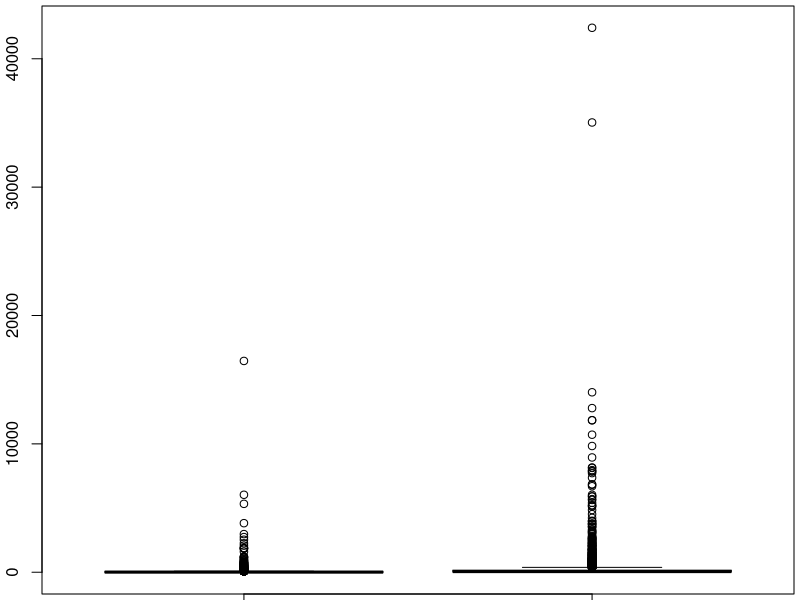

Write R code to recreate this figure.
group1data = read.csv("only_github 2.csv")
group2data = read.csv("both_google_github 1.csv")

par(mar=c(0.2,2,0.2,0.2)+0.1)
p <- boxplot(group1data$num_commits, group2data$num_commits, name=c("Non-Google Play","Google Play"))
p